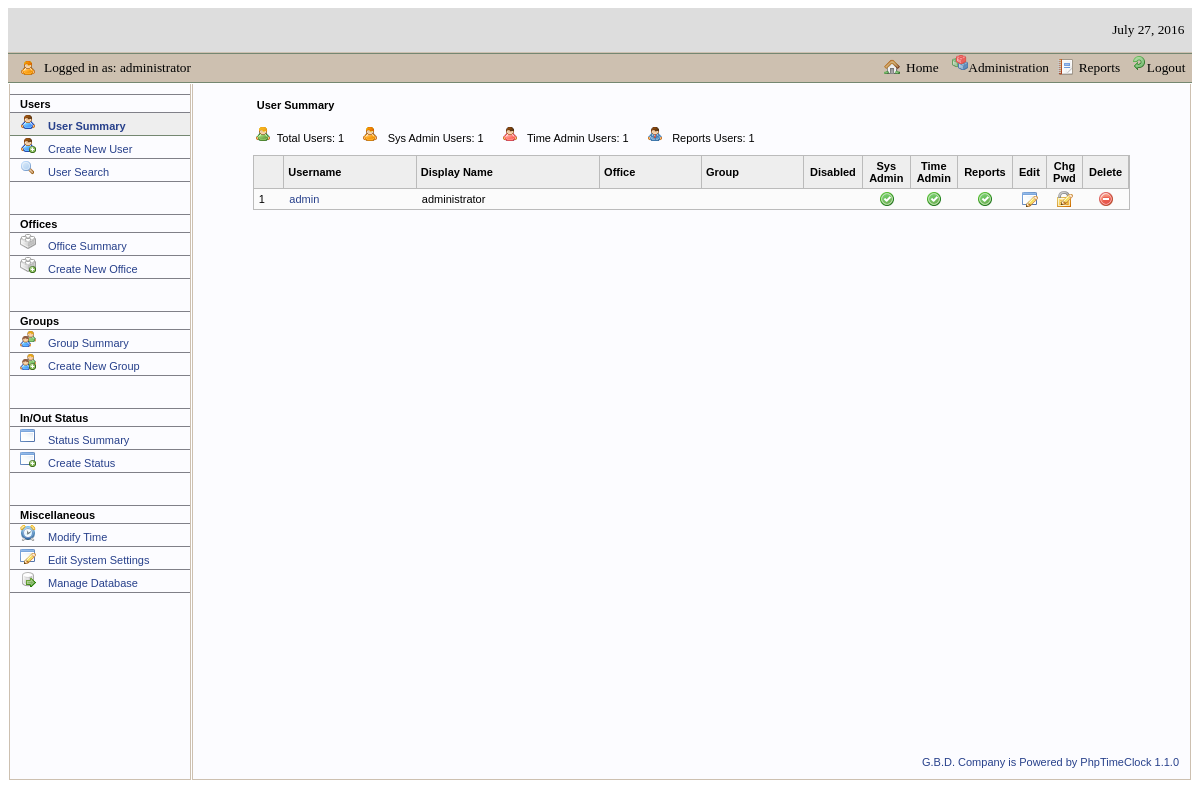
Screenshot of /admin/useradmin.php (signed in) with the database file from the repository.
### tables this page shows
CREATE TABLE employees (
  empfullname varchar(50) NOT NULL default '',
  tstamp bigint(14) default NULL,
  employee_passwd varchar(25) NOT NULL default '',
  displayname varchar(50) NOT NULL default '',
  email varchar(75) NOT NULL default '',
  groups varchar(50) NOT NULL default '',
  office varchar(50) NOT NULL default '',
  admin tinyint(1) NOT NULL default '0',
  reports tinyint(1) NOT NULL default '0',
  time_admin tinyint(1) NOT NULL default '0',
  disabled tinyint(1) NOT NULL default '0',
  PRIMARY KEY  (empfullname)
);

### config.inc.php (called while the page is built, shortened)
<?php
$db_prefix = "";
$color2 = "#FBFBFB";
?>

### admin/useradmin.php (the view, shortened to what this page needs)
<?php
include '../config.inc.php';
include 'header.php';
include 'topmain.php';
$user_agent = $_SERVER['HTTP_USER_AGENT'];
echo "<table width=100% height=89% border=0 cellpadding=0 cellspacing=1>\n";
echo "  <tr valign=top>\n";
echo "    <td class=left_main width=180 align=left scope=col>\n";
echo "      <table class=hide width=100% border=0 cellpadding=1 cellspacing=0>\n";
echo "        <tr><td class=left_rows height=11></td></tr>\n";
echo "        <tr><td class=left_rows_headings height=18 valign=middle>Users</td></tr>\n";
echo "        <tr><td class=current_left_rows height=18 align=left valign=middle><img src='../images/icons/user.png' alt='User Summary' />&nbsp;&nbsp;
                <a class=admin_headings href='useradmin.php'>User Summary</a></td></tr>\n";
echo "        <tr><td class=left_rows height=18 align=left valign=middle><img src='../images/icons/user_add.png' alt='Create New User' />&nbsp;&nbsp;
                <a class=admin_headings href='usercreate.php'>Create New User</a></td></tr>\n";
echo "        <tr><td class=left_rows height=18 align=left valign=middle><img src='../images/icons/magnifier.png' alt='User Search' />&nbsp;&nbsp;
                <a class=admin_headings href='usersearch.php'>User Search</a></td></tr>\n";
echo "        <tr><td class=left_rows height=33></td></tr>\n";
echo "        <tr><td class=left_rows_headings height=18 valign=middle>Offices</td></tr>\n";
echo "        <tr><td class=left_rows height=18 align=left valign=middle><img src='../images/icons/brick.png' alt='Office Summary' />&nbsp;&nbsp;
                <a class=admin_headings href='officeadmin.php'>Office Summary</a></td></tr>\n";
echo "        <tr><td class=left_rows height=18 align=left valign=middle><img src='../images/icons/brick_add.png' alt='Create New Office' />&nbsp;&nbsp;
                <a class=admin_headings href='officecreate.php'>Create New Office</a></td></tr>\n";
echo "        <tr><td class=left_rows height=33></td></tr>\n";
echo "        <tr><td class=left_rows_headings height=18 valign=middle>Groups</td></tr>\n";
echo "        <tr><td class=left_rows height=18 align=left valign=middle><img src='../images/icons/group.png' alt='Group Summary' />&nbsp;&nbsp;
                <a class=admin_headings href='groupadmin.php'>Group Summary</a></td></tr>\n";
echo "        <tr><td class=left_rows height=18 align=left valign=middle><img src='../images/icons/group_add.png' alt='Create New Group' />&nbsp;&nbsp;
                <a class=admin_headings href='groupcreate.php'>Create New Group</a></td></tr>\n";
echo "        <tr><td class=left_rows height=33></td></tr>\n";
echo "        <tr><td class=left_rows_headings height=18 valign=middle colspan=2>In/Out Status</td></tr>\n";
echo "        <tr><td class=left_rows height=18 align=left valign=middle><img src='../images/icons/application.png' alt='Status Summary' />
                &nbsp;&nbsp;<a class=admin_headings href='statusadmin.php'>Status Summary</a></td></tr>\n";
echo "        <tr><td class=left_rows height=18 align=left valign=middle><img src='../images/icons/application_add.png' alt='Create Status' />&nbsp;&nbsp;
                <a class=admin_headings href='statuscreate.php'>Create Status</a></td></tr>\n";
echo "        <tr><td class=left_rows height=33></td></tr>\n";
echo "        <tr><td class=left_rows_headings height=18 valign=middle colspan=2>Miscellaneous</td></tr>\n";
echo "        <tr><td class=left_rows height=18 align=left valign=middle><img src='../images/icons/clock.png' alt='Modify Time' />
                &nbsp;&nbsp;<a class=admin_headings href='timeadmin.php'>Modify Time</a></td></tr>\n";
echo "        <tr><td class=left_rows height=18 align=left valign=middle><img src='../images/icons/application_edit.png' alt='Edit System Settings' />
                &nbsp;&nbsp;<a class=admin_headings href='sysedit.php'>Edit System Settings</a></td></tr>\n";
echo "        <tr><td class=left_rows height=18 align=left valign=middle><img src='../images/icons/database_go.png'
                alt='Manage Database' />&nbsp;&nbsp;&nbsp;<a class=admin_headings href='database_management.php'>Manage Database</a></td></tr>\n";
echo "      </table></td>\n";
$user_count = mysql_query("select empfullname from ".$db_prefix."employees
                           order by empfullname");
@$user_count_rows = mysql_num_rows($user_count);
$admin_count = mysql_query("select empfullname from ".$db_prefix."employees where admin = '1'");
@$admin_count_rows = mysql_num_rows($admin_count);
$time_admin_count = mysql_query("select empfullname from ".$db_prefix."employees where time_admin = '1'");
@$time_admin_count_rows = mysql_num_rows($time_admin_count);
$reports_count = mysql_query("select empfullname from ".$db_prefix."employees where reports = '1'");
@$reports_count_rows = mysql_num_rows($reports_count);
echo "    <td align=left class=right_main scope=col>\n";
echo "      <table width=100% height=100% border=0 cellpadding=10 cellspacing=1>\n";
echo "        <tr class=right_main_text>\n";
echo "          <td valign=top>\n";
echo "            <table width=90% align=center height=40 border=0 cellpadding=0 cellspacing=0>\n";
echo "              <tr><th class=table_heading_no_color nowrap width=100% halign=left>User Summary</th></tr>\n";
echo "              <tr><td height=40 class=table_rows nowrap halign=left><img src='../images/icons/user_green.png' />&nbsp;&nbsp;Total
                      Users: $user_count_rows&nbsp;&nbsp;&nbsp;&nbsp;&nbsp;&nbsp;<img src='../images/icons/user_orange.png' />&nbsp;&nbsp;
                      Sys Admin Users: $admin_count_rows&nbsp;&nbsp;&nbsp;&nbsp;&nbsp;&nbsp;<img src='../images/icons/user_red.png' />&nbsp;&nbsp;
                      Time Admin Users: $time_admin_count_rows&nbsp;&nbsp;&nbsp;&nbsp;&nbsp;&nbsp;<img src='../images/icons/user_suit.png' />&nbsp;
                      &nbsp;Reports Users: $reports_count_rows</td></tr>\n";
echo "            </table>\n";
echo "            <table class=table_border width=90% align=center border=0 cellpadding=0 cellspacing=0>\n";
echo "              <tr>\n";
echo "                <th class=table_heading nowrap width=3% align=left>&nbsp;</th>\n";
echo "                <th class=table_heading nowrap width=13% align=left>Username</th>\n";
echo "                <th class=table_heading nowrap width=18% align=left>Display Name</th>\n";
echo "                <th class=table_heading nowrap width=10% align=left>Office</th>\n";
echo "                <th class=table_heading nowrap width=10% align=left>Group</th>\n";
echo "                <th class=table_heading width=3% align=center>Disabled</th>\n";
echo "                <th class=table_heading width=3% align=center>Sys Admin</th>\n";
echo "                <th class=table_heading width=3% align=center>Time Admin</th>\n";
echo "                <th class=table_heading nowrap width=3% align=center>Reports</th>\n";
echo "                <th class=table_heading nowrap width=3% align=center>Edit</th>\n";
echo "                <th class=table_heading width=3% align=center>Chg Pwd</th>\n";
echo "                <th class=table_heading nowrap width=3% align=center>Delete</th>\n";
echo "              </tr>\n";
$row_count = 0;
$query = "select empfullname, displayname, email, groups, office, admin, reports, time_admin, disabled from ".$db_prefix."employees
          order by empfullname";
$result = mysql_query($query);
while ($row=mysql_fetch_array($result)) {
$empfullname = stripslashes("".$row['empfullname']."");
$displayname = stripslashes("".$row['displayname']."");
$row_count++;
$row_color = ($row_count % 2) ? $color2 : $color1;
echo "              <tr class=table_border bgcolor='$row_color'><td nowrap class=table_rows width=3%>&nbsp;$row_count</td>\n";
echo "                <td class=table_rows nowrap width=13%>&nbsp;<a title=\"Edit User: $empfullname\" class=footer_links
                    href=\"useredit.php?username=$empfullname&officename=".$row["office"]."\">$empfullname</a></td>\n";
echo "                <td class=table_rows nowrap width=18%>&nbsp;$displayname</td>\n";
echo "                <td class=table_rows nowrap width=10%>&nbsp;".$row['office']."</td>\n";
echo "                <td class=table_rows nowrap width=10%>&nbsp;".$row['groups']."</td>\n";
if ("".$row["disabled"]."" == 1) {
  echo "                <td class=table_rows width=3% align=center><img src='../images/icons/cross.png' /></td>\n";
} else {
  $disabled = "";
  echo "                <td class=table_rows width=3% align=center>".$disabled."</td>\n";
}
if ("".$row["admin"]."" == 1) {
  echo "                <td class=table_rows width=3% align=center><img src='../images/icons/accept.png' /></td>\n";
} else {
  $admin = "";
  echo "                <td class=table_rows width=3% align=center>".$admin."</td>\n";
}
if ("".$row["time_admin"]."" == 1) {
  echo "                <td class=table_rows width=3% align=center><img src='../images/icons/accept.png' /></td>\n";
} else {
  $time_admin = "";
  echo "                <td class=table_rows width=3% align=center>".$time_admin."</td>\n";
}
if ("".$row["reports"]."" == 1) {
  echo "                <td class=table_rows width=3% align=center><img src='../images/icons/accept.png' /></td>\n";
} else {
  $reports = "";
  echo "                <td class=table_rows width=3% align=center>".$reports."</td>\n";
}
if ((strpos($user_agent, "MSIE 6")) || (strpos($user_agent, "MSIE 5")) || (strpos($user_agent, "MSIE 4")) || (strpos($user_agent, "MSIE 3"))) {
echo "                <td class=table_rows width=3% align=center><a style='color:#27408b;text-decoration:underline;'
                    title=\"Edit User: $empfullname\"
                    href=\"useredit.php?username=$empfullname&officename=".$row["office"]."\">Edit</a></td>\n";
echo "                <td class=table_rows width=3% align=center><a style='color:#27408b;text-decoration:underline;'
                    title=\"Change Password: $empfullname\"
                    href=\"chngpasswd.php?username=$empfullname&officename=".$row["office"]."\">Chg Pwd</a></td>\n";
echo "                <td class=table_rows width=3% align=center><a style='color:#27408b;text-decoration:underline;'
                    title=\"Delete User: $empfullname\"
                    href=\"userdelete.php?username=$empfullname&officename=".$row["office"]."\">Delete</a></td></tr>\n";
} else {
echo "                <td class=table_rows width=3% align=center><a title=\"Edit User: $empfullname\"
                    href=\"useredit.php?username=$empfullname&officename=".$row["office"]."\">
                    <img border=0 src='../images/icons/application_edit.png' /></a></td>\n";
echo "                <td class=table_rows width=3% align=center><a title=\"Change Password: $empfullname\"
                    href=\"chngpasswd.php?username=$empfullname&officename=".$row["office"]."\"><img border=0
                    src='../images/icons/lock_edit.png' /></a></td>\n";
echo "                <td class=table_rows width=3% align=center><a title=\"Delete User: $empfullname\"
                    href=\"userdelete.php?username=$empfullname&officename=".$row["office"]."\">
                    <img border=0 src='../images/icons/delete.png' /></a></td></tr>\n";
}
}
echo "          </table></td></tr>\n";
include '../footer.php';
exit;
?>

### css/default.css (style rules this page uses)
.admin_headings { text-decoration: none; font-family: Tahoma, Verdana, Trebuchet MS, sans-serif; font-size: 11px; color: #27408b; }
.current_left_rows { background-color: #eeeeee; border: solid #748771; border-width: 0px 0px 1px 0px; padding-left: 10px; color: #27408b; font-weight: bold; }
.footer_links { font-weight: none; text-decoration: none; color: #27408b; }
.left_main { background-color: #FCFCFF; border: solid #cdc0b0; border-width: 0px 1px 1px 1px; }
.left_rows { background-color: #FCFCFF; border: solid #808088; border-width: 0px 0px 1px 0px; padding-left: 10px; }
.left_rows_headings { font-weight: bold; background-color: #FCFCFF; border: solid #808088; border-width: 0px 0px 1px 0px; padding-left: 10px; color: #000000; font-family: Tahoma, Verdana, Trebuchet MS, sans-serif; font-size: 11px; }
.right_main { background-color: #FCFCFF; border: solid #cdc0b0; border-width: 0px 1px 1px 1px; }
.right_main_text { font-family: Tahoma, Verdana, Trebuchet MS, sans-serif; font-size: 11px; background-color: #FCFCFF; padding-left: 10px; }
.table_border { border-color : #bbb; border-style : solid; border-width : 1px 1px 1px 1px; }
.table_heading { background-color : #eeeeee; border-color : #bbbbbb; border-style : solid; border-width : 0px 1px 1px 0px; font-family: Tahoma, Verdana, Trebuchet MS, sans-serif; font-size: 11px; font-weight : bold; padding : 4px; }
.table_heading_no_color { background-color: #FCFCFF; text-align : left; font-family: Tahoma, Verdana, Trebuchet MS, sans-serif; font-size: 11px; font-weight : bold; padding : 4px; }
.table_rows { font-family: Tahoma, Verdana, Trebuchet MS, sans-serif; font-size: 11px; padding : 2px; }

### rows the page displays
employees: empfullname "admin", displayname "administrator", admin 1 (drawn), time_admin 1 (drawn), reports 1 (drawn)

### other values shown
$logged_in_user "administrator"
$user_count_rows "1"
$admin_count_rows "1"
$time_admin_count_rows "1"
$reports_count_rows "1"
$company_name "G.B.D. Company"
$app_version "1.1.0"
